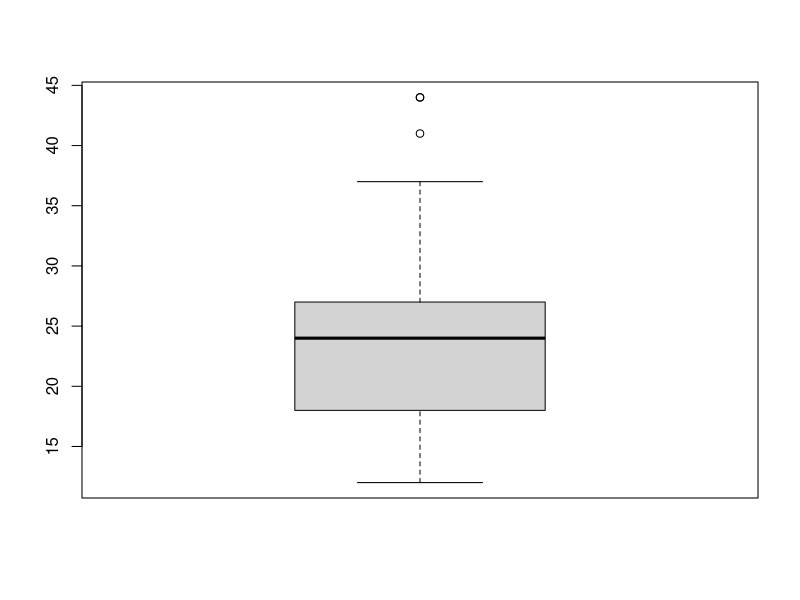

Recreate this plot in R.
# outlier 제거하기
# 데이터 준비
outlier <- data.frame(sex=c(1,2,1,3,2,1),
                      score=c(5,4,3,5,2,6))
outlier

# 이상치 확인
# 빈도표
table(outlier$sex)
table(outlier$score)

# 이상치 -> 결측치 변환
outlier$sex <- ifelse(outlier$sex == 3, NA, outlier$sex)
table(outlier$sex)

outlier$score <- ifelse(outlier$score == 6, NA, outlier$score)
table(outlier$score)

outlier

library(dplyr)
# missing value 제거
outlier %>%
  filter(!is.na(sex) & !is.na(score)) %>%
  group_by(sex) %>%
  summarise(mean_score = mean(score))

library(ggplot2)
# outlier 제거하기
# boxplot
boxplot(mpg$hwy)$stats

mpg$hwy <- ifelse(mpg$hwy < 12 | mpg$hwy > 37, NA, mpg$hwy)
table(is.na(mpg$hwy))

mpg %>%
  group_by(drv) %>%
  summarise(mean_hwy=mean(hwy, na.rm=T))
